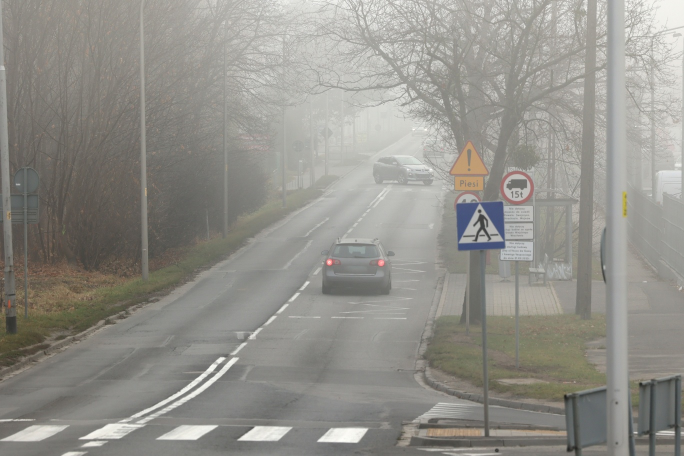
#> input picture Data/mistyroad.jpg, 1368 x 912 px (shown at 1/2 size)
$ jupyter execute 'chapter 3. 영상 처리.ipynb'
#> lines starting #> are read from the running program, lines starting #| are printed output that depends on the picture; after the words box and inside, x2 and y2 are one past the last pixel; in counts of white or black regions, pixels touching at a corner belong together
# 필기

## 1. 히스토그램 평활화 : 이미지의 화소값들을 고르게 분포하게 만드는 것

[cell 1]
import cv2 as cv
import matplotlib.pyplot as plt

img = cv.imread('./Data/mistyroad.jpg')
#> img is the input picture: shape (912, 1368, 3); mean B, G, R 138.8, 145, 146.5

# 흑백으로 이미지 변경
# 이미지를 더 잘 인식하기 위해 1개 채널로 변경
gray = cv.cvtColor(img, cv.COLOR_BGR2GRAY)
plt.imshow(gray, cmap='gray'), plt.xticks([]), plt.yticks([]), plt.show()

# 히스토그램을 시각화 하기위해 히스토그램 계산을 먼저 해줌.
h=cv.calcHist([gray],[0],None,[256],[0,256])
#> h = 256 values, max 17095 at index 149, min 0 at index 0, mean 4873.5
plt.plot(h, color='r', linewidth=1), plt.show()
#> figure, not shown here; curve peaks at x = 149, y = 17095

# 히스토그램 평활화
# 히스토그램을 고르게 분포하게 펴주는 작업으로 선명하게 보이게 하기 위함.
equal=cv.equalizeHist(gray)
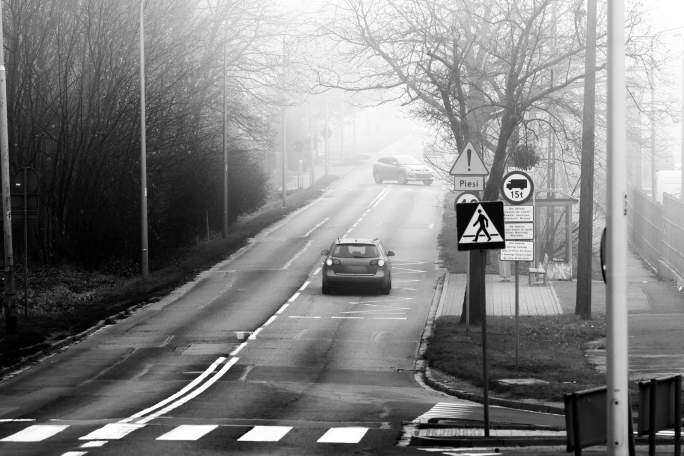
#> equal: shape (912, 1368) (shown at 1/2 size); min 0, max 255, mean 128.6
plt.imshow(equal,cmap='gray'),plt.xticks([]),plt.yticks([]),plt.show()

# 평활화 된 히스토그램을 시각화하기 위해 히스토그램 계산.
h=cv.calcHist([equal],[0],None,[256],[0,256])
#> h = 256 values, max 17095 at index 149, min 0 at index 18, mean 4873.5
plt.plot(h,color='r', linewidth=1), plt.show()
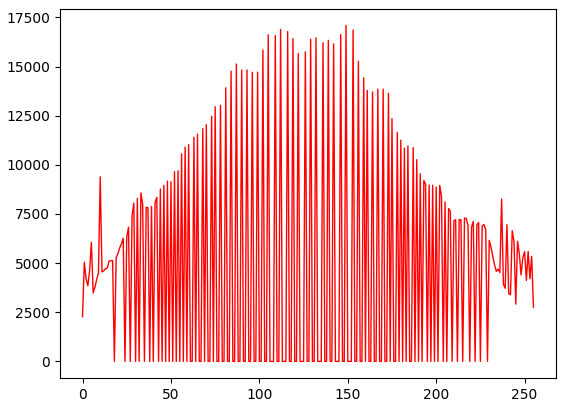
#> figure drawn by matplotlib, 1 panel; curve peaks at x = 149, y = 17095

## 2. 보간법

[cell 2]
import cv2 as cv

img = cv.imread('./Data/rose.png')
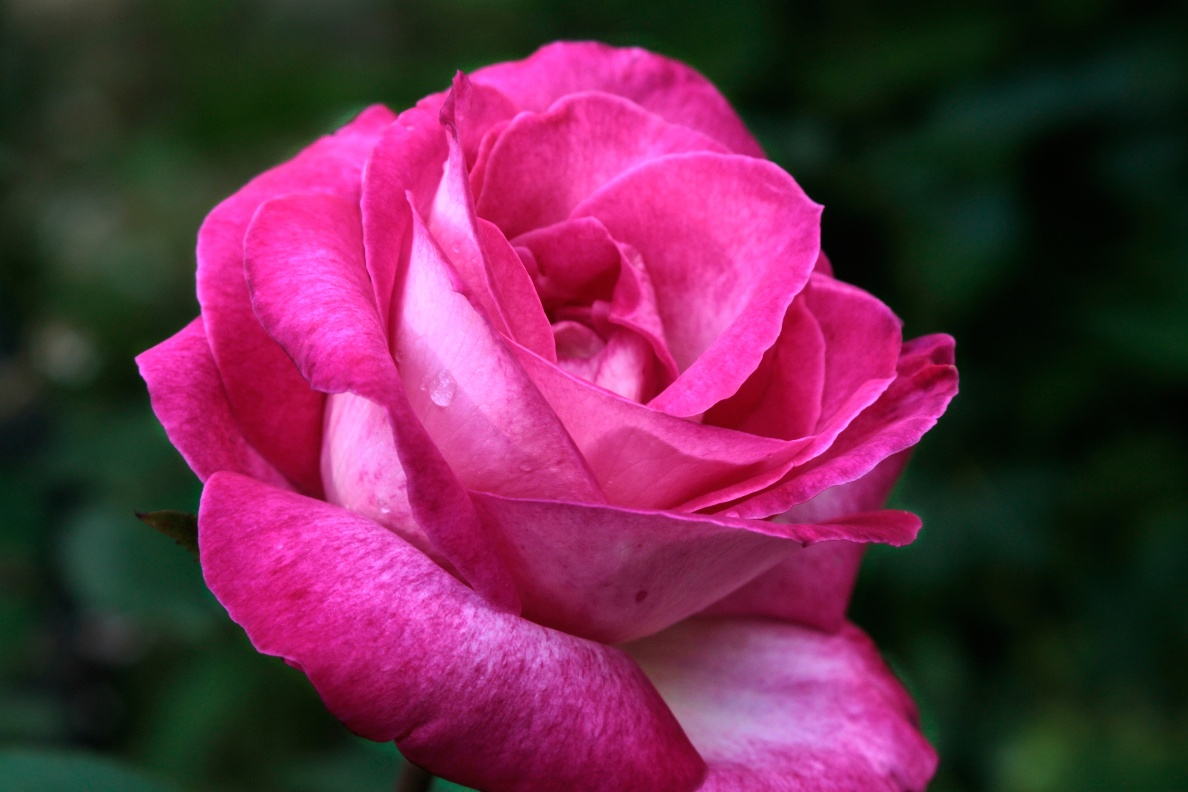
#> input picture Data/rose.png, 1188 x 792 px
#> img is the input picture: shape (792, 1188, 3); mean B, G, R 74.2, 43.7, 103.8
patch = img[250:350, 170:270, :]

# 이미지에서 따올 부분을 사각형 쳐줌.
img = cv.rectangle(img, (200, 300), (350, 400), (255, 0, 0), 3)
#> img: shape (792, 1188, 3); 0.26% of pixels changed, all inside (x1, y1, x2, y2) = (198, 298, 353, 403)

# fx, fy로 비율 결정하고 resize()함수로 사각형 부분만 따오기
patch1 = cv.resize(patch, dsize=(0,0), fx=5, fy=5, interpolation=cv.INTER_NEAREST)
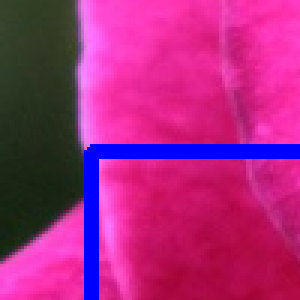
#> patch: shape (100, 100, 3) (shown 3 times larger); mean B, G, R 125.8, 40, 170.5
patch2 = cv.resize(patch, dsize=(0,0), fx=5, fy=5, interpolation=cv.INTER_LINEAR)
patch3 = cv.resize(patch, dsize=(0,0), fx=5, fy=5, interpolation=cv.INTER_CUBIC)

cv.imshow('Original', img)
cv.imshow('Resize1', patch1)
cv.imshow('Resize2', patch2)
cv.imshow('Resize3', patch3)

cv.waitKey()
cv.destroyAllWindows()

## Edge Detector

## 3-1. 소벨 엣지 검출 (자주 쓰이는 유용한 엣지 디텍터)

### 참고 링크 출처  : (https://deep-learning-study.tistory.com/205)

[cell 3]
import cv2 as cv

img = cv.imread('./Data/soccer.jpg')
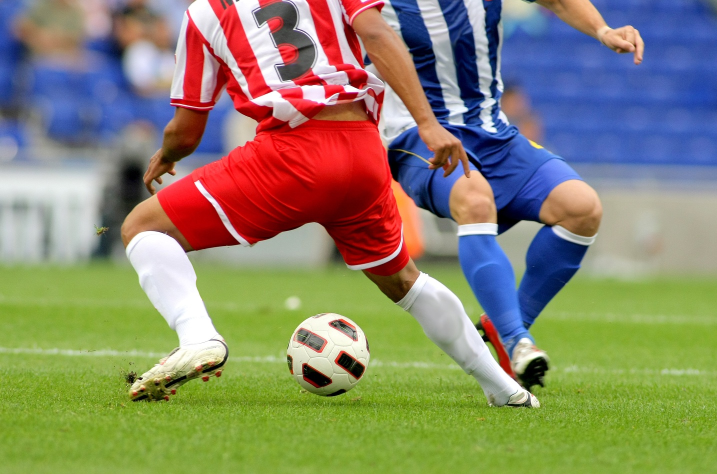
#> input picture Data/soccer.jpg, 1434 x 948 px (shown at 1/2 size)
#> img is the input picture: shape (948, 1434, 3); mean B, G, R 107.2, 133.3, 136.9
gray = cv.cvtColor(img, cv.COLOR_BGR2GRAY)
#> gray: shape (948, 1434)

# x축을 기준으로 sobel()함수 적용하기 위해 변수 잡고 값 넣기
# cv.CV_32F는 출력 영상의 데이터 타입, 1 = x방향 미분 차수, 0 = y방향 미분 차수
# x축에 대한 sobel()함수이니 dx = 1, dy = 0
grad_x = cv.Sobel(gray, cv.CV_32F, 1, 0, ksize=3)

# y축을 기준으로 sobel()함수 적용하기 위해 변수 잡고 값 넣기
# cv.CV_32F는 출력 영상의 데이터 타입, 1 = x방향 미분 차수, 0 = y방향 미분 차수
# y축에 대한 sobel()함수이니 dx = 0, dy = 1
grad_y = cv.Sobel(gray, cv.CV_32F, 0, 1, ksize=3)
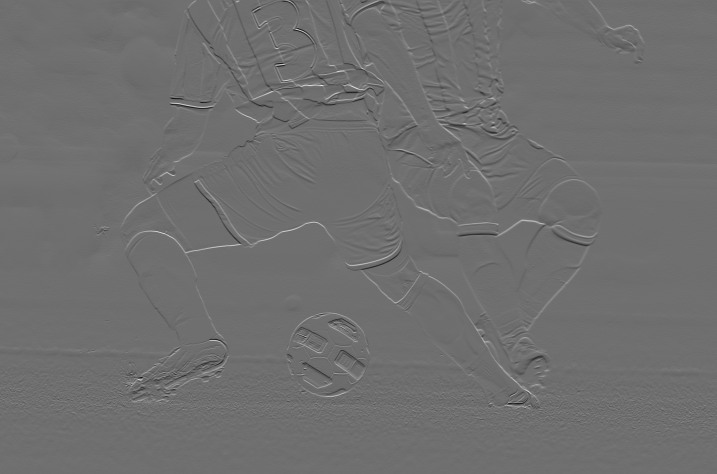
#> grad_y: shape (948, 1434) float32 (shown at 1/2 size); min -749, max 965, mean 0.1; drawn with min black and max white

# 위에 구한 값들을 sobel()함수에 각각 대입
sobel_x = cv.convertScaleAbs(grad_x)
sobel_y = cv.convertScaleAbs(grad_y)

# 두 이미지의 평균 밝기를 유지하면서 합치기 위해 cv2.add가 아닌 cv2.addWeighted를 사용
# 0.5 , 0.5는 각 sobel에 대한 가중치
edge_strength = cv.addWeighted(sobel_x, 0.5, sobel_y, 0.5, 0)

cv.imshow('Original', gray)
cv.imshow('sobel_x', sobel_x)
cv.imshow('sobel_y', sobel_y)
cv.imshow('edge_strength', edge_strength)

cv.waitKey()
cv.destroyAllWindows()

## 3-2. 직선 검출

[cell 4]
import cv2 as cv
import numpy as np

img = cv.imread('./Data/soccer.jpg')
gray = cv.cvtColor(img, cv.COLOR_BGR2GRAY)
canny = cv.Canny(gray, 100, 200)
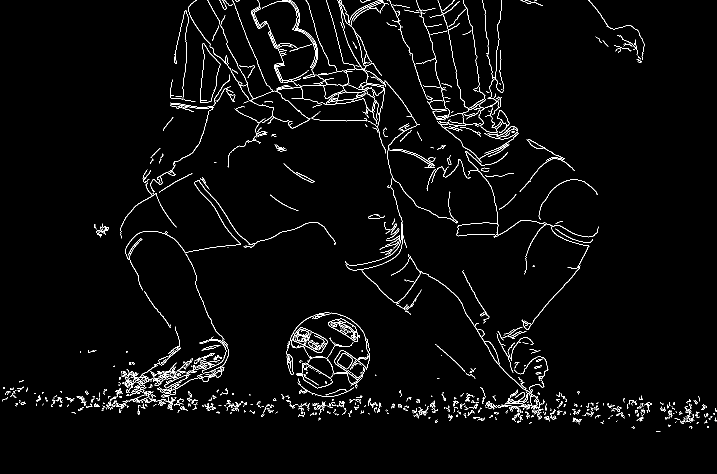
#> canny: shape (948, 1434) (shown at 1/2 size); 2.7% white in thin lines or dots

# 윤곽선을 그리기위해 먼저 윤곽선을 찾아야함.
contour, hierarchy = cv.findContours(canny, cv.RETR_LIST, cv.CHAIN_APPROX_NONE)
#> contour = 1118 contours, 990 with area under 20; largest, box (x1, y1, x2, y2) and area: (400, 87, 441, 206) 2828, (400, 87, 441, 206) 2786, (586, 655, 656, 706) 1974, (668, 701, 731, 760) 1914, (913, 340, 1091, 549) 1842

# 윤곽선을 찾은 것들을 빈 배열에 넣을건데, 자잘한 걸 지우기 위해 shape[0]인 부분으로 크기가 100보다 클때만 넣기.
lcontour=[]
for i in range(len(contour)):
    if contour[i].shape[0]>100:
        lcontour.append(contour[i])
#> after the loop, lcontour = 106 contours, 23 with area under 20; largest, box (x1, y1, x2, y2) and area: (400, 87, 441, 206) 2828, (400, 87, 441, 206) 2786, (586, 655, 656, 706) 1974, (668, 701, 731, 760) 1914, (913, 340, 1091, 549) 1842

# 윤곽선 그리기
cv.drawContours(img, lcontour, -1, (0, 255, 0), 3)
#> img: shape (948, 1434, 3); 6.65% of pixels changed, all inside (x1, y1, x2, y2) = (198, 0, 1291, 826)

cv.imshow('Original', img)
cv.imshow('canny', canny)

cv.waitKey()
cv.destroyAllWindows()

## 3-3. 허프 변환

[cell 5]
import cv2 as cv

img = cv.imread('./Data/apples.jpg')
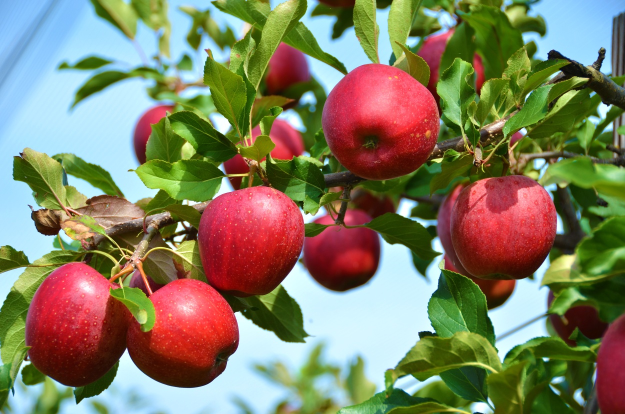
#> input picture Data/apples.jpg, 1250 x 828 px (shown at 1/2 size)
#> img is the input picture: shape (828, 1250, 3); mean B, G, R 98.5, 125.8, 129.6
gray=cv.cvtColor(img, cv.COLOR_BGR2GRAY)
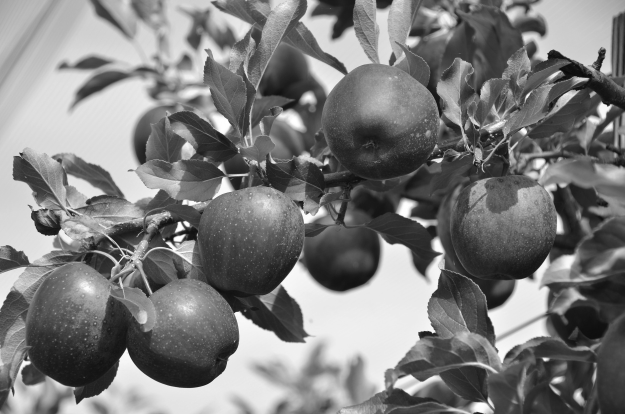
#> gray: shape (828, 1250) (shown at 1/2 size); min 8, max 255, mean 123.8

# 허프변환으로 동그라미 치기
# dp = 1이면 input image와 동일한 해상도, minDist = 검출한 원의 중심과의 최소거리
# param1 = canny edge가 검출기에 전달되는 parameter, param2 = 값이 작을 수록 오류가 높아지고 커질수록 검출률이 낮아짐.
apples = cv.HoughCircles(gray, cv.HOUGH_GRADIENT, dp = 1, minDist = 200, param1 = 150, param2 = 20, minRadius = 50, maxRadius = 120)
#> apples = 17 rows, first 8: [760.5, 245.5, 118.3], [1103.5, 224.5, 108.4], [482.5, 474.5, 119.4], [223.5, 471.5, 75.4], [368.5, 668.5, 107.3], [1005.5, 453.5, 106.2], [683.5, 506.5, 75.3], [560.5, 237.5, 105.1]

for i in apples[0]:
    cv.circle(img, (int(i[0]), int(i[1])), int(i[2]), (255, 0, 0), 2)
#> this loop made 17 passes
#> i on passes 1 to 12: [760.5, 245.5, 118.3], [1103.5, 224.5, 108.4], [482.5, 474.5, 119.4], [223.5, 471.5, 75.4], [368.5, 668.5, 107.3], [1005.5, 453.5, 106.2], [683.5, 506.5, 75.3], [560.5, 237.5, 105.1], [344.5, 282.5, 77.1], [139.5, 654.5, 115], [924.5, 111.5, 119.4], [20.5, 462.5, 118.3]
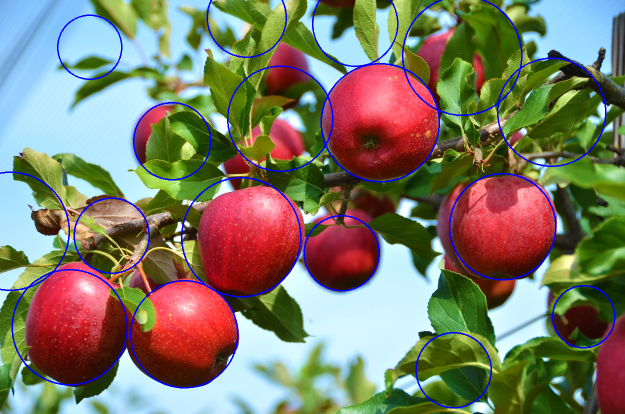
#> img: shape (828, 1250, 3) (shown at 1/2 size); 2.67% of pixels changed, all inside (x1, y1, x2, y2) = (0, 0, 1231, 817)

cv.imshow('Apple detection', img)

cv.waitKey()
cv.destroyAllWindows()
